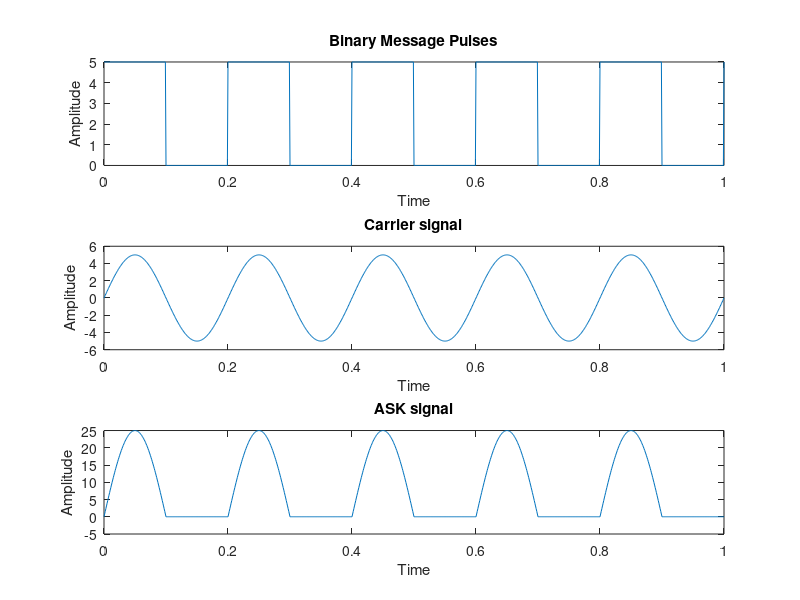

Write the MATLAB code that produced this figure.
clc;
close all;
clear all;
fc=input('Enter the freq of Sine Wave carrier:');
fp=input('Enter the freq of Periodic Binary pulse (Message):');
amp=input('Enter the amplitude (For Carrier & Binary Pulse Message):');
t=0:0.001:1; % For setting the sampling interval

%carrier signal
carr=amp.*sin(2*pi*fc*t);

%message signal
message=amp/2.*square(2*pi*fp*t)+(amp/2);

%ask signal
ask=carr.*message;

%plot message signal
subplot(311);
plot(t,message);
xlabel('Time');
ylabel('Amplitude');
title('Binary Message Pulses');

%plot carrier signal
subplot(312);
plot(t,carr);
xlabel('Time');
ylabel('Amplitude');
title('Carrier signal');

%plot modulated signal
subplot(313);
plot(t,ask);
xlabel('Time');
ylabel('Amplitude');
title('ASK signal');
